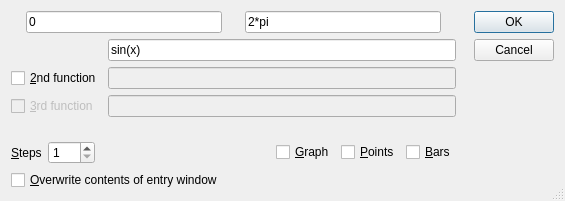
<?xml version="1.0" encoding="UTF-8"?>
<ui version="4.0">
 <class>PlotDialog</class>
 <widget class="QDialog" name="PlotDialog">
  <property name="geometry">
   <rect>
    <x>0</x>
    <y>0</y>
    <width>565</width>
    <height>201</height>
   </rect>
  </property>
  <property name="windowTitle">
   <string>Graph of a real function</string>
  </property>
  <property name="sizeGripEnabled">
   <bool>true</bool>
  </property>
  <layout class="QHBoxLayout" name="horizontalLayout">
   <item>
    <layout class="QVBoxLayout" name="verticalLayout">
     <item>
      <layout class="QHBoxLayout">
       <property name="spacing">
        <number>8</number>
       </property>
       <property name="margin">
        <number>0</number>
       </property>
       <item>
        <widget class="QLabel" name="PixmapLabel1">
         <property name="pixmap">
          <pixmap resource="../mathguide.qrc">:/img/plot1.png</pixmap>
         </property>
         <property name="scaledContents">
          <bool>true</bool>
         </property>
         <property name="wordWrap">
          <bool>false</bool>
         </property>
        </widget>
       </item>
       <item>
        <widget class="QLineEdit" name="editX0">
         <property name="text">
          <string>0</string>
         </property>
        </widget>
       </item>
       <item>
        <widget class="QLabel" name="PixmapLabel3">
         <property name="pixmap">
          <pixmap resource="../mathguide.qrc">:/img/plot3.png</pixmap>
         </property>
         <property name="scaledContents">
          <bool>true</bool>
         </property>
         <property name="wordWrap">
          <bool>false</bool>
         </property>
        </widget>
       </item>
       <item>
        <widget class="QLineEdit" name="editX1">
         <property name="text">
          <string>2*pi</string>
         </property>
        </widget>
       </item>
       <item>
        <widget class="QLabel" name="PixmapLabel2">
         <property name="pixmap">
          <pixmap resource="../mathguide.qrc">:/img/plot2.png</pixmap>
         </property>
         <property name="scaledContents">
          <bool>true</bool>
         </property>
         <property name="wordWrap">
          <bool>false</bool>
         </property>
        </widget>
       </item>
      </layout>
     </item>
     <item>
      <layout class="QGridLayout" name="gridLayout">
       <item row="0" column="0">
        <widget class="QLabel" name="PixmapLabel4">
         <property name="pixmap">
          <pixmap resource="../mathguide.qrc">:/img/plot4.png</pixmap>
         </property>
         <property name="scaledContents">
          <bool>true</bool>
         </property>
         <property name="wordWrap">
          <bool>false</bool>
         </property>
        </widget>
       </item>
       <item row="0" column="1">
        <widget class="QLineEdit" name="editFn1">
         <property name="text">
          <string>sin(x)</string>
         </property>
        </widget>
       </item>
       <item row="1" column="0">
        <widget class="QCheckBox" name="checkFn2">
         <property name="text">
          <string>&amp;2nd function</string>
         </property>
        </widget>
       </item>
       <item row="1" column="1">
        <widget class="QLineEdit" name="editFn2">
         <property name="enabled">
          <bool>false</bool>
         </property>
        </widget>
       </item>
       <item row="2" column="0">
        <widget class="QCheckBox" name="checkFn3">
         <property name="enabled">
          <bool>false</bool>
         </property>
         <property name="text">
          <string>&amp;3rd function</string>
         </property>
        </widget>
       </item>
       <item row="2" column="1">
        <widget class="QLineEdit" name="editFn3">
         <property name="enabled">
          <bool>false</bool>
         </property>
        </widget>
       </item>
      </layout>
     </item>
     <item>
      <spacer name="Spacer8">
       <property name="orientation">
        <enum>Qt::Vertical</enum>
       </property>
       <property name="sizeType">
        <enum>QSizePolicy::Expanding</enum>
       </property>
       <property name="sizeHint" stdset="0">
        <size>
         <width>424</width>
         <height>13</height>
        </size>
       </property>
      </spacer>
     </item>
     <item>
      <layout class="QHBoxLayout">
       <item>
        <widget class="QLabel" name="labelTicks">
         <property name="text">
          <string>&amp;Steps</string>
         </property>
         <property name="wordWrap">
          <bool>false</bool>
         </property>
         <property name="buddy">
          <cstring>spinBoxSteps</cstring>
         </property>
        </widget>
       </item>
       <item>
        <widget class="QSpinBox" name="spinBoxSteps">
         <property name="minimum">
          <number>1</number>
         </property>
         <property name="maximum">
          <number>999</number>
         </property>
        </widget>
       </item>
       <item>
        <spacer name="spacer5">
         <property name="orientation">
          <enum>Qt::Horizontal</enum>
         </property>
         <property name="sizeType">
          <enum>QSizePolicy::Expanding</enum>
         </property>
         <property name="sizeHint" stdset="0">
          <size>
           <width>20</width>
           <height>20</height>
          </size>
         </property>
        </spacer>
       </item>
       <item>
        <widget class="QCheckBox" name="checkLines">
         <property name="text">
          <string>&amp;Graph</string>
         </property>
         <property name="shortcut">
          <string>Alt+G</string>
         </property>
        </widget>
       </item>
       <item>
        <widget class="QCheckBox" name="checkDots">
         <property name="text">
          <string>&amp;Points</string>
         </property>
         <property name="shortcut">
          <string>Alt+P</string>
         </property>
        </widget>
       </item>
       <item>
        <widget class="QCheckBox" name="checkBars">
         <property name="text">
          <string>&amp;Bars</string>
         </property>
         <property name="shortcut">
          <string>Alt+B</string>
         </property>
        </widget>
       </item>
      </layout>
     </item>
     <item>
      <widget class="QCheckBox" name="checkBoxOverwrite">
       <property name="text">
        <string>&amp;Overwrite contents of entry window</string>
       </property>
      </widget>
     </item>
    </layout>
   </item>
   <item>
    <spacer name="spacer4">
     <property name="orientation">
      <enum>Qt::Horizontal</enum>
     </property>
     <property name="sizeType">
      <enum>QSizePolicy::Maximum</enum>
     </property>
     <property name="sizeHint" stdset="0">
      <size>
       <width>12</width>
       <height>20</height>
      </size>
     </property>
    </spacer>
   </item>
   <item>
    <layout class="QVBoxLayout">
     <property name="spacing">
      <number>6</number>
     </property>
     <property name="margin">
      <number>0</number>
     </property>
     <item>
      <widget class="QPushButton" name="buttonOk">
       <property name="text">
        <string>OK</string>
       </property>
       <property name="autoDefault">
        <bool>true</bool>
       </property>
       <property name="default">
        <bool>true</bool>
       </property>
      </widget>
     </item>
     <item>
      <widget class="QPushButton" name="buttonCancel">
       <property name="text">
        <string>Cancel</string>
       </property>
       <property name="autoDefault">
        <bool>true</bool>
       </property>
      </widget>
     </item>
     <item>
      <spacer name="Spacer1">
       <property name="orientation">
        <enum>Qt::Vertical</enum>
       </property>
       <property name="sizeType">
        <enum>QSizePolicy::Expanding</enum>
       </property>
       <property name="sizeHint" stdset="0">
        <size>
         <width>20</width>
         <height>20</height>
        </size>
       </property>
      </spacer>
     </item>
    </layout>
   </item>
  </layout>
 </widget>
 <layoutdefault spacing="6" margin="11"/>
 <resources>
  <include location="../mathguide.qrc"/>
 </resources>
 <connections>
  <connection>
   <sender>buttonOk</sender>
   <signal>clicked()</signal>
   <receiver>PlotDialog</receiver>
   <slot>accept()</slot>
   <hints>
    <hint type="sourcelabel">
     <x>20</x>
     <y>20</y>
    </hint>
    <hint type="destinationlabel">
     <x>20</x>
     <y>20</y>
    </hint>
   </hints>
  </connection>
  <connection>
   <sender>buttonCancel</sender>
   <signal>clicked()</signal>
   <receiver>PlotDialog</receiver>
   <slot>reject()</slot>
   <hints>
    <hint type="sourcelabel">
     <x>20</x>
     <y>20</y>
    </hint>
    <hint type="destinationlabel">
     <x>20</x>
     <y>20</y>
    </hint>
   </hints>
  </connection>
 </connections>
</ui>
